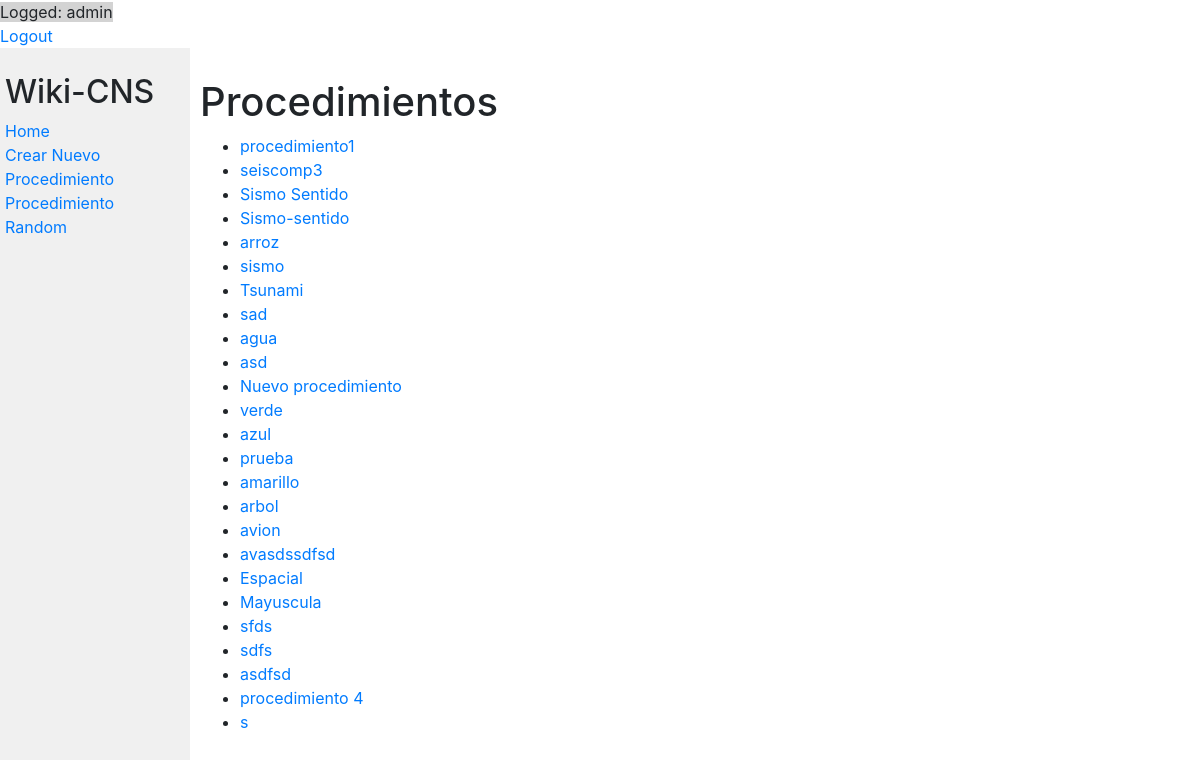
The app's page / (signed in) with its own data.
### encyclopedia/models.py (models this page shows, shortened)
class Procedimiento(models.Model):
    title = models.CharField(max_length=30)
    content = models.TextField(blank=False)

### encyclopedia/views.py (the view)
# urls.py: path("",views.IndexView.as_view(),name='index'),
class IndexView(generic.ListView):
    template_name = 'encyclopedia/index.html'
    context_object_name = 'procedimiento_list'
    def get_queryset(self):
        return Procedimiento.objects.all()

### encyclopedia/templates/encyclopedia/index.html (shortened to what this page needs)
{% extends "encyclopedia/layout.html" %}
{% block body %}
    <h1>Procedimientos</h1>
    <ul>
        {% for entry in procedimiento_list %}
        <li><a href="{% url 'ency:wiki'  entry.pk %}">{{ entry.title }}</a></li>
        {% endfor %}
    </ul>
{% endblock %}

### encyclopedia/templates/encyclopedia/layout.html (shortened to what this page needs)
{% load static %}
<!DOCTYPE html>
<html lang="en">
    <head>
        <link rel="stylesheet" href="https://stackpath.bootstrapcdn.com/bootstrap/4.4.1/css/bootstrap.min.css">
        <link href="{% static 'encyclopedia/styles.css' %}" rel="stylesheet">
    </head>
    <body> {% if user.is_authenticated %}
        <div >
            <span style="background-color:lightgray">Logged: {{ user }}</span><br>
            <span><a href="{% url 'ency:logout' %}">Logout</a><span>
        </div>
    {% else %}
        <div>Not Logged</div>
    {% endif %}
        <div class="row">
            <div class="sidebar col-lg-2 col-md-3">
                <h2>Wiki-CNS</h2>
                <div>
                    <a href="{% url 'ency:index' %}">Home</a>
                </div>
                {% if user.is_authenticated %}
                <div>
                    <a href="{% url 'ency:new_page' %}">Crear Nuevo Procedimiento</a>
                </div>
                {% endif %}
                <div>
                    <a href="{% url 'ency:random_page' %}">Procedimiento Random</a>
                </div>
            </div>
            <div class="main col-lg-10 col-md-9">
                {% block body %}
                {% endblock %}
            </div>
        </div>
    </body>
</html>

### encyclopedia/static/encyclopedia/styles.css (style rules this page uses)
body { margin: 0; background-color: white; }
h1 { margin-top: 0px; padding-top: 20px; }
.main { padding: 10px; }
.sidebar { background-color: #f0f0f0; height: 100vh; padding: 20px; }
.sidebar h2 { margin-top: 5px; }

### records on screen
Procedimiento: title "procedimiento1"
Procedimiento: title "seiscomp3"
Procedimiento: title "Sismo Sentido"
Procedimiento: title "Sismo-sentido"
Procedimiento: title "arroz"
Procedimiento: title "sismo"
Procedimiento: title "Tsunami"
Procedimiento: title "sad"
Procedimiento: title "agua"
Procedimiento: title "asd"
Procedimiento: title "Nuevo procedimiento"
Procedimiento: title "verde"
Procedimiento: title "azul"
Procedimiento: title "prueba"
Procedimiento: title "amarillo"
Procedimiento: title "arbol"
Procedimiento: title "avion"
Procedimiento: title "avasdssdfsd"
Procedimiento: title "Espacial"
Procedimiento: title "Mayuscula"
Procedimiento: title "sfds"
Procedimiento: title "sdfs"
Procedimiento: title "asdfsd"
Procedimiento: title "procedimiento 4"
Procedimiento: title "s"

### other values on screen
{{ user }} "admin"
